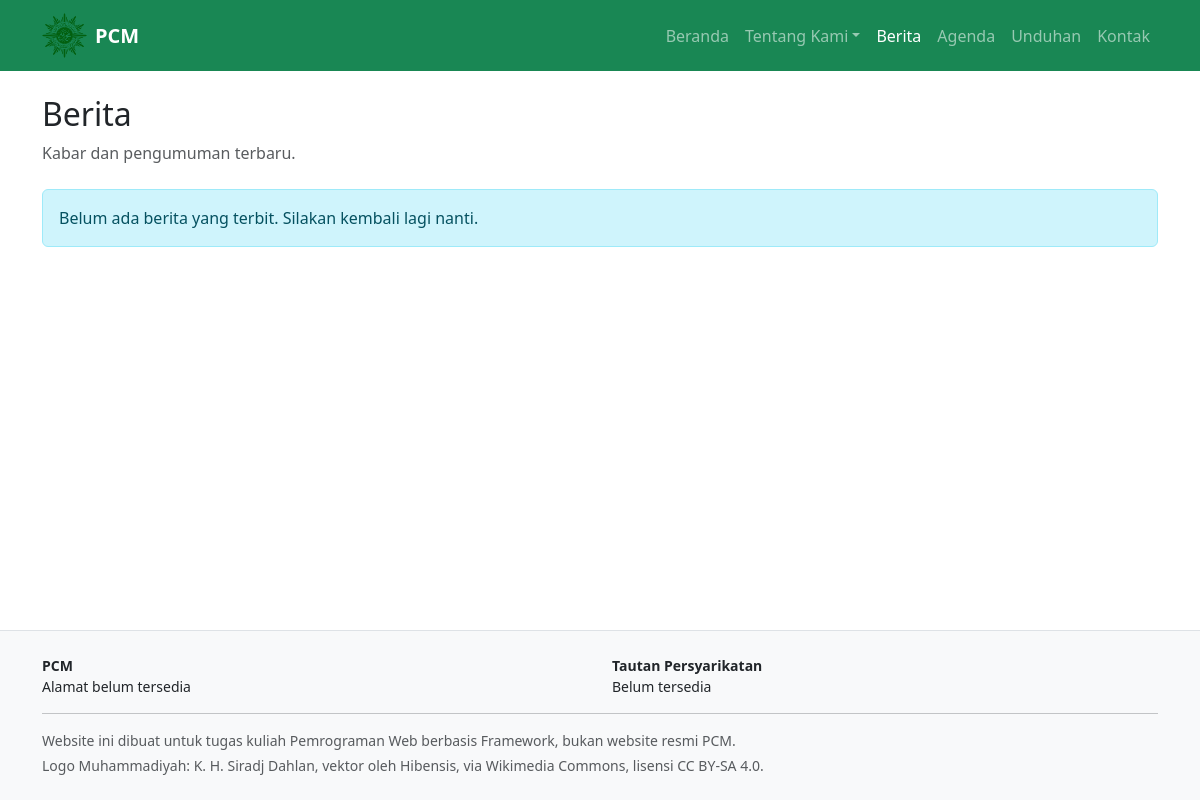
/berita/, run on an earlier commit of the app's database.
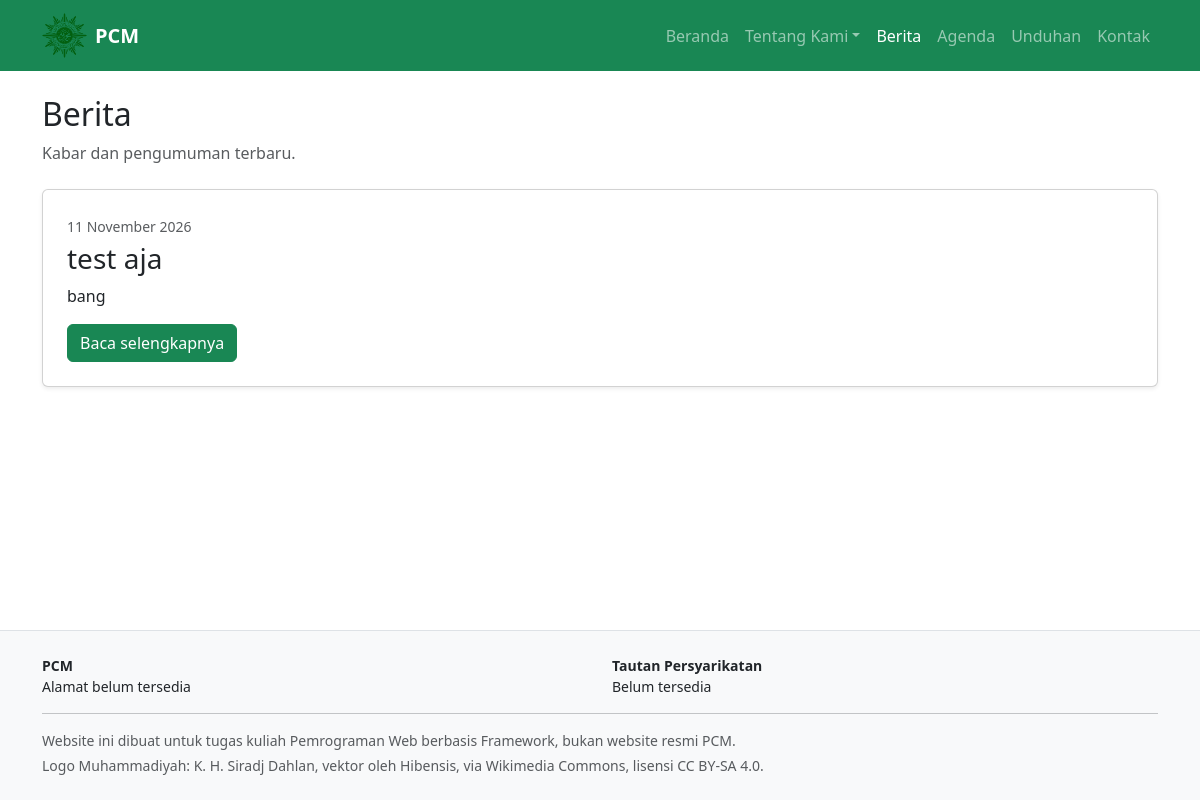
And on a later commit of the database.
### web/models.py (models this page shows, shortened)
class Berita(models.Model):
    class Status(models.TextChoices):
        DRAF = "draf", "Draf"
        TERBIT = "terbit", "Terbit"
    judul = models.CharField(max_length=200)
    slug = models.SlugField(max_length=220, unique=True, blank=True)
    ringkasan = models.TextField()
    isi = models.TextField()
    gambar_sampul = models.ImageField(upload_to="berita/", blank=True)
    tanggal_terbit = models.DateTimeField(default=timezone.now)
    status = models.CharField(max_length=10, choices=Status.choices, default=Status.DRAF)
    objects = BeritaQuerySet.as_manager()
    class Meta:
        ordering = ["-tanggal_terbit"]
        verbose_name_plural = "berita"

### web/views.py (the view)
# urls.py: path("berita/", views.berita, name="berita"),
def berita(request):
    berita_list = Berita.objects.terbit()
    paginator = Paginator(berita_list, 6)
    page_number = request.GET.get("page")
    page_obj = paginator.get_page(page_number)
    konteks = {
        "berita_list": page_obj,
        "page_obj": page_obj,
        "is_paginated": page_obj.has_other_pages(),
    }
    return render(request, "web/berita.html", konteks)

### web/context_processors.py (called while the page is built)
def situs(request):
    return {
        "profil": ProfilOrganisasi.objects.first(),
        "tautan_terkait": TautanTerkait.objects.all(),
    }

### web/models.py (called while the page is built)
    def terbit(self):
        return self.filter(status=Berita.Status.TERBIT, tanggal_terbit__lte=timezone.now())

### web/templates/web/berita.html (shortened to what this page needs)
{% extends "base.html" %} {% block title %}Berita · {{ profil.nama_singkat|default:"PCM" }}{% endblock %} {% block content %}
<div class="mb-4">
  <h1 class="h2">Berita</h1>
  <p class="text-muted">Kabar dan pengumuman terbaru.</p>
</div>
{% if berita_list %}  {% if not page_obj.has_previous %} {% with utama=berita_list.0 %}
<article class="card mb-4 shadow-sm">
  <div class="row g-0">
    <div class="{% if utama.gambar_sampul %}col-md-6{% else %}col-12{% endif %}">
      <div class="card-body p-4">
        <time class="text-muted small" datetime="{{ utama.tanggal_terbit|date:'c' }}">{{ utama.tanggal_terbit|date:"j F Y" }}</time>
        <h2 class="h3 mt-1">
          <a href="{% url 'web:berita_detail' utama.slug %}" class="text-decoration-none text-dark">{{ utama.judul }}</a>
        </h2>
        <p>{{ utama.ringkasan|truncatewords:40 }}</p>
        <a href="{% url 'web:berita_detail' utama.slug %}" class="btn btn-success">Baca selengkapnya</a>
      </div>
    </div>
  </div>
</article>
{% endwith %} {% endif %}
 {% else %}
<div class="alert alert-info">Belum ada berita yang terbit. Silakan kembali lagi nanti.</div>
{% endif %} {% endblock %}

What changed in the data, as far as the page shows it:
added Berita: tanggal_terbit "11 November 2026", judul "test aja", ringkasan "bang"
Also different on the page:
text no longer shown: "Belum ada berita yang terbit. Silakan kembali lagi nanti."
text now shown: "Baca selengkapnya"
